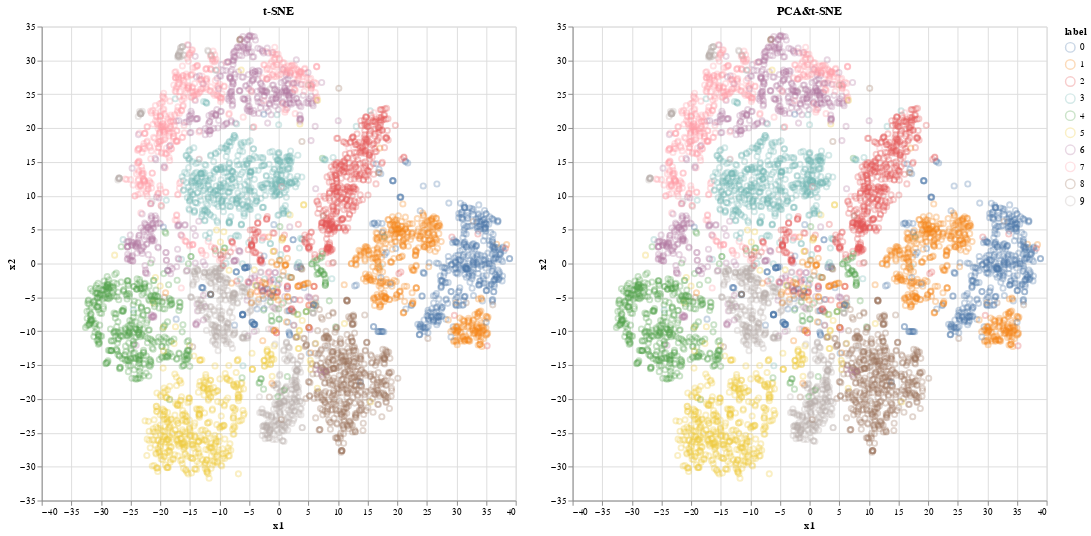

Notebook cell for this chart:
### Code cell
## comparision between tSNE and PCA-tSNE
import altair as alt
import pandas as pd
alt.data_transformers.enable("vegafusion")
WIDTH=500
HEIGHT=500
SAMPLE_FRAC=0.8

tsne_df=pd.DataFrame(tsne,columns=['x1','x2'])
tsne_df['label']=pd.DataFrame(y_subset)
tsne_chart=alt.Chart(tsne_df).mark_point(opacity=0.3).encode(
    x='x1:Q',
    y='x2:Q',
    color='label:N'
).properties(width=WIDTH,height=HEIGHT,title='t-SNE')

pca_tsne_df=pd.DataFrame(tsne,columns=['x1','x2'])
pca_tsne_df['label']=pd.DataFrame(y_subset)
pca_tsne_chart=alt.Chart(pca_tsne_df).mark_point(opacity=0.3).encode(
    x='x1:Q',
    y='x2:Q',
    color='label:N'
).properties(width=WIDTH,height=HEIGHT,title='PCA&t-SNE')
tsne_chart.save('tSNE.altair.png')
pca_tsne_chart.save('PCA_tSNE.altair.png')
(tsne_chart|pca_tsne_chart).save('tSNE and PCA_tSNE.altair.png')
tsne_chart|pca_tsne_chart

### Figure 1 — Vega specification as saved in the notebook (floating-point values rounded to 4 significant figures; data arrays with more than 128 entries replaced by an {"elided": "..."} marker saying what was removed)
{"$schema": "https://vega.github.io/schema/vega/v5.json", "data": [{"name": "source_0", "values": {"elided": "5000 records"}}, {"name": "source_1", "values": {"elided": "5000 records"}}, {"name": "source_0_color_domain_label_0", "values": [{"label": 0}, {"label": 1}, {"label": 2}, {"label": 3}, {"label": 4}, {"label": 5}, {"label": 6}, {"label": 7}, {"label": 8}, {"label": 9}]}, {"name": "source_1_color_domain_label_1", "values": [{"label": 0}, {"label": 1}, {"label": 2}, {"label": 3}, {"label": 4}, {"label": 5}, {"label": 6}, {"label": 7}, {"label": 8}, {"label": 9}]}, {"name": "source_0_concat_0_x_domain_x1", "values": [{"min": -32.61, "max": 38.97}]}, {"name": "source_0_concat_0_y_domain_x2", "values": [{"min": -31.72, "max": 33.7}]}, {"name": "source_1_concat_1_x_domain_x1", "values": [{"min": -32.61, "max": 38.97}]}, {"name": "source_1_concat_1_y_domain_x2", "values": [{"min": -31.72, "max": 33.7}]}], "signals": [{"name": "childWidth", "value": 500}], "marks": [{"type": "group", "name": "concat_0_group", "encode": {"update": {"width": {"signal": "childWidth"}, "height": {"signal": "height"}}}, "marks": [{"type": "symbol", "name": "concat_0_marks", "from": {"data": "source_0"}, "encode": {"update": {"y": {"field": "x2", "scale": "concat_0_y"}, "stroke": {"field": "label", "scale": "color"}, "fill": {"value": "transparent"}, "x": {"field": "x1", "scale": "concat_0_x"}, "opacity": {"value": 0.3}}}, "style": ["point"]}], "axes": [{"scale": "concat_0_x", "minExtent": 0, "gridScale": "concat_0_y", "maxExtent": 0, "ticks": false, "grid": true, "zindex": 0, "labels": false, "orient": "bottom", "aria": false, "tickCount": {"signal": "ceil(childWidth/40)"}, "domain": false}, {"scale": "concat_0_y", "labels": false, "maxExtent": 0, "gridScale": "concat_0_x", "tickCount": {"signal": "ceil(height/40)"}, "domain": false, "orient": "left", "grid": true, "minExtent": 0, "zindex": 0, "aria": false, "ticks": false}, {"scale": "concat_0_x", "orient": "bottom", "zindex": 0, "title": "x1", "grid": false, "labelOverlap": true, "tickCount": {"signal": "ceil(childWidth/40)"}, "labelFlush": true}, {"scale": "concat_0_y", "title": "x2", "tickCount": {"signal": "ceil(height/40)"}, "grid": false, "orient": "left", "zindex": 0, "labelOverlap": true}], "title": {"text": "t-SNE", "frame": "group"}, "style": "cell"}, {"type": "group", "name": "concat_1_group", "encode": {"update": {"width": {"signal": "childWidth"}, "height": {"signal": "height"}}}, "marks": [{"type": "symbol", "name": "concat_1_marks", "from": {"data": "source_1"}, "encode": {"update": {"y": {"field": "x2", "scale": "concat_1_y"}, "opacity": {"value": 0.3}, "x": {"field": "x1", "scale": "concat_1_x"}, "stroke": {"field": "label", "scale": "color"}, "fill": {"value": "transparent"}}}, "style": ["point"]}], "axes": [{"scale": "concat_1_x", "maxExtent": 0, "labels": false, "grid": true, "tickCount": {"signal": "ceil(childWidth/40)"}, "ticks": false, "aria": false, "gridScale": "concat_1_y", "minExtent": 0, "zindex": 0, "domain": false, "orient": "bottom"}, {"scale": "concat_1_y", "grid": true, "gridScale": "concat_1_x", "tickCount": {"signal": "ceil(height/40)"}, "domain": false, "orient": "left", "aria": false, "maxExtent": 0, "minExtent": 0, "labels": false, "zindex": 0, "ticks": false}, {"scale": "concat_1_x", "labelOverlap": true, "tickCount": {"signal": "ceil(childWidth/40)"}, "title": "x1", "zindex": 0, "grid": false, "orient": "bottom", "labelFlush": true}, {"scale": "concat_1_y", "tickCount": {"signal": "ceil(height/40)"}, "orient": "left", "labelOverlap": true, "grid": false, "zindex": 0, "title": "x2"}], "title": {"text": "PCA&t-SNE", "frame": "group"}, "style": "cell"}], "scales": [{"name": "color", "type": "ordinal", "domain": {"fields": [{"data": "source_0_color_domain_label_0", "field": "label"}, {"data": "source_1_color_domain_label_1", "field": "label"}], "sort": true}, "range": "category"}, {"name": "concat_0_x", "type": "linear", "domain": [{"signal": "(data(\"source_0_concat_0_x_domain_x1\")[0] || {}).min"}, {"signal": "(data(\"source_0_concat_0_x_domain_x1\")[0] || {}).max"}], "range": [0, {"signal": "childWidth"}], "zero": true, "nice": true}, {"name": "concat_0_y", "type": "linear", "domain": [{"signal": "(data(\"source_0_concat_0_y_domain_x2\")[0] || {}).min"}, {"signal": "(data(\"source_0_concat_0_y_domain_x2\")[0] || {}).max"}], "range": [{"signal": "height"}, 0], "nice": true, "zero": true}, {"name": "concat_1_x", "type": "linear", "domain": [{"signal": "(data(\"source_1_concat_1_x_domain_x1\")[0] || {}).min"}, {"signal": "(data(\"source_1_concat_1_x_domain_x1\")[0] || {}).max"}], "range": [0, {"signal": "childWidth"}], "nice": true, "zero": true}, {"name": "concat_1_y", "type": "linear", "domain": [{"signal": "(data(\"source_1_concat_1_y_domain_x2\")[0] || {}).min"}, {"signal": "(data(\"source_1_concat_1_y_domain_x2\")[0] || {}).max"}], "range": [{"signal": "height"}, 0], "zero": true, "nice": true}], "padding": 5, "height": 500, "background": "white", "layout": {"padding": 20, "bounds": "full", "align": "each"}, "legends": [{"stroke": "color", "symbolType": "circle", "title": "label", "encode": {"symbols": {"update": {"fill": {"value": "transparent"}, "opacity": {"value": 0.3}}}}}]}
